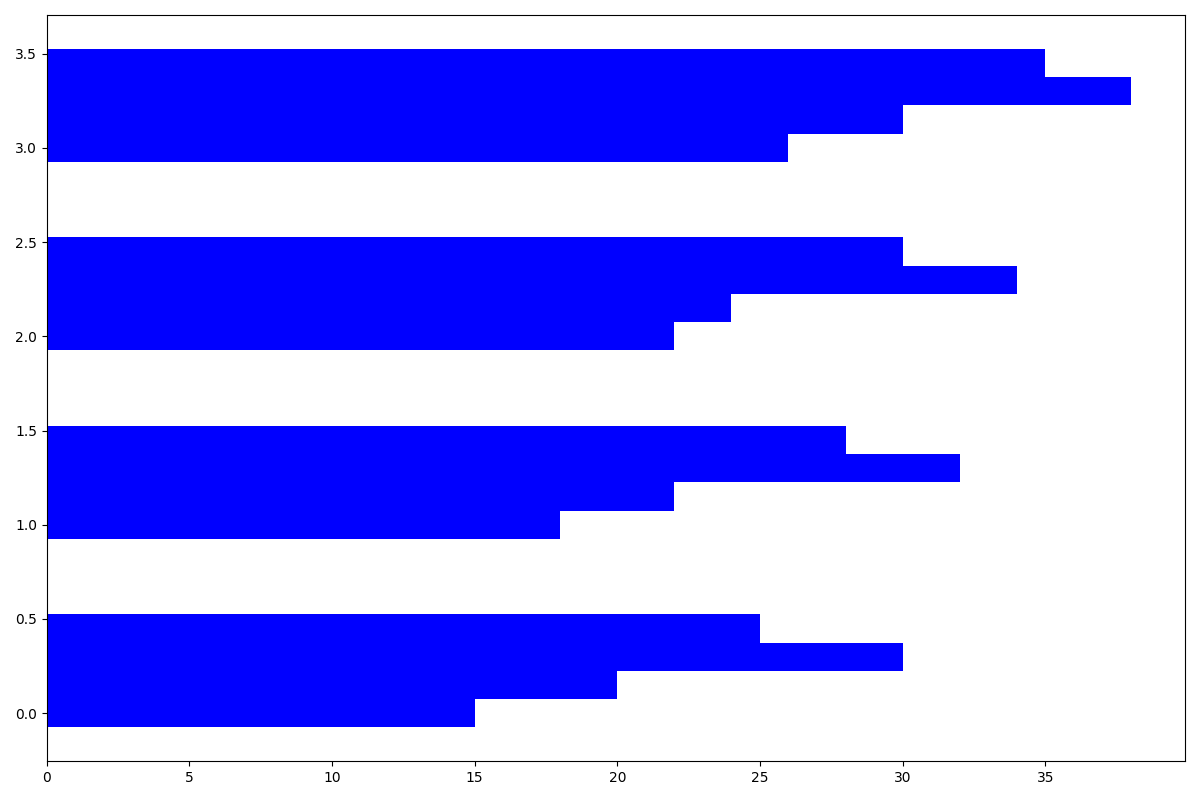

Write the Python code that produced this figure.
import matplotlib.pyplot as plt
import numpy as np

years = ['2017', '2018', '2019', '2020']
categories = ['Adventure', 'Culture', 'Food', 'Nature']
data = np.array([
    [15, 18, 22, 26],
    [20, 22, 24, 30],
    [30, 32, 34, 38],
    [25, 28, 30, 35],
])

fig, ax = plt.subplots(figsize=(12, 8))

bar_height = 0.15
y = np.arange(len(years))
color = 'blue'

for i in range(len(categories)):
    ax.barh(y + i * bar_height, data[i], height=bar_height, color=color)

# Removed text annotations showing the data values
# Removed axis labels, title, and yticks labels

plt.tight_layout()
plt.show()
